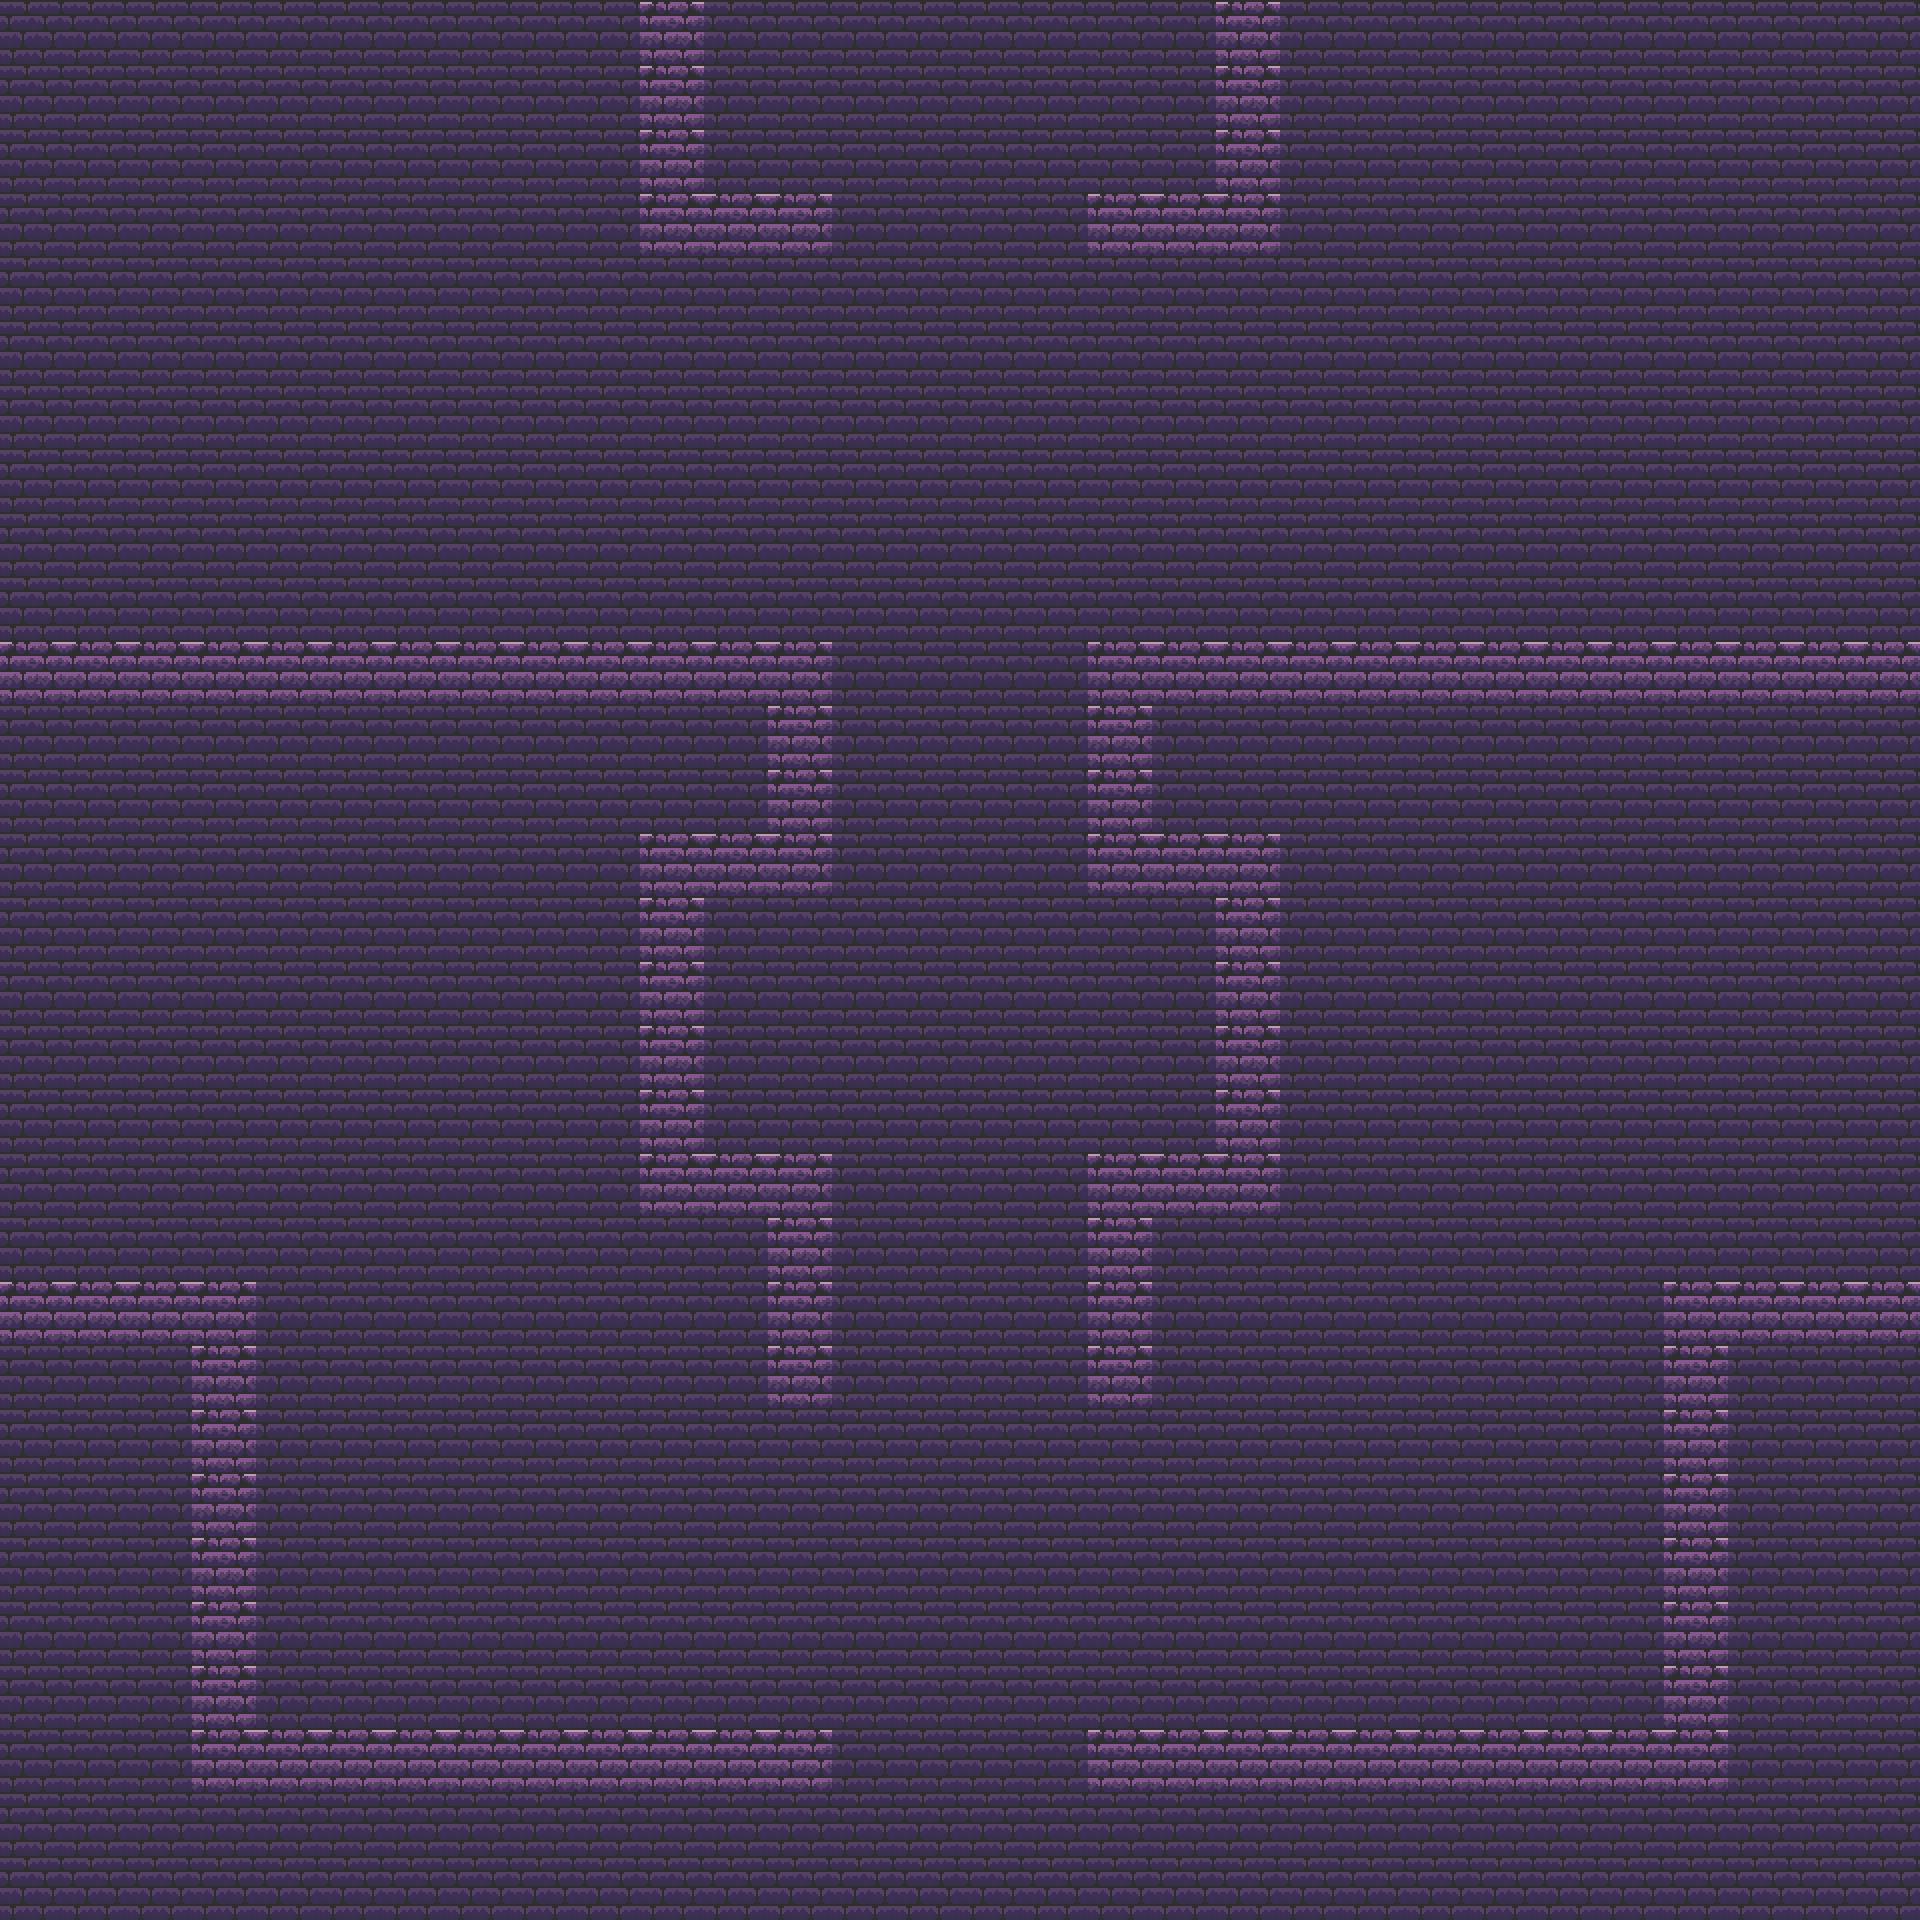

Below is a game level as drawn by its tile map, then a one-line description and the .tmx that defines it (tile-layer data replaced by summaries):
An orthogonal 30x30 tile map with 64x64 px tiles, 2 tile layers (floor, base_wall) and 35 objects (5x bat, 5x mage, 2x chest, boss).

<map version="1.10" tiledversion="1.11.0" orientation="orthogonal" renderorder="right-down" width="30" height="30" tilewidth="64" tileheight="64" infinite="0" nextlayerid="8" nextobjectid="45">
 <editorsettings>
  <export target="dungeon.lua" format="lua" />
 </editorsettings>
 <tileset firstgid="1" name="dungeon" tilewidth="64" tileheight="64" tilecount="56" columns="8">
  <image source="[64x64] Dungeon Bricks Shadow.png" width="512" height="448" />
 </tileset>
 <layer id="3" name="floor" width="30" height="30">
  <data>[900 cells, 900 non-empty, 1 distinct tile ids]</data>
 </layer>
 <layer id="4" name="base_wall" width="30" height="30">
  <data>[900 cells, 108 non-empty, 1 distinct tile ids]</data>
 </layer>
 <objectgroup id="7" name="wall">
  <object id="17" x="36.3636" y="642.424" width="796.97" height="57.5758" />
  <object id="18" x="1090.91" y="645.455" width="821.212" height="54.5455" />
  <object id="20" x="1088" y="704" width="69.697" height="184.848" />
  <object id="30" x="760.606" y="703.03" width="69.697" height="184.848" />
  <object id="23" x="1152" y="832" width="128" height="72.7273" />
  <object id="29" x="704" y="832" width="128" height="72.7273" />
  <object id="24" x="1090.91" y="1157.58" width="63.6364" height="257.576" />
  <object id="31" x="769.697" y="1166.67" width="63.6364" height="257.576" />
  <object id="25" x="1221.21" y="900" width="57.5758" height="315.152" />
  <object id="28" x="639.394" y="839.394" width="57.5758" height="315.152" />
  <object id="26" x="1096.97" y="1148.48" width="187.879" height="66.6667" />
  <object id="27" x="642.424" y="1160.61" width="187.879" height="66.6667" />
  <object id="32" x="1096.97" y="1736.36" width="621.212" height="51.5152" />
  <object id="33" x="203.03" y="1736.36" width="621.212" height="51.5152" />
  <object id="35" x="196.97" y="1278.79" width="54.5455" height="457.576" />
  <object id="36" x="1666.67" y="1284.85" width="54.5455" height="457.576" />
  <object id="37" x="42.4242" y="1281.82" width="215.152" height="69.697" />
  <object id="38" x="1706.06" y="1281.82" width="215.152" height="69.697" />
  <object id="41" x="648.485" y="200" width="178.788" height="54.5455" />
  <object id="42" x="1093.94" y="203.03" width="178.788" height="54.5455" />
  <object id="43" x="1218.18" y="0" width="60.6061" height="209.091" />
  <object id="44" x="639.394" y="6.06061" width="60.6061" height="209.091" />
 </objectgroup>
 <objectgroup id="5" name="chests">
  <object id="5" name="chest" x="78.7879" y="1414.3" width="64" height="64" />
  <object id="6" name="chest" x="1786.67" y="1432.61" width="64" height="64" />
 </objectgroup>
 <objectgroup id="6" name="enemies">
  <object id="1" name="bat" x="152" y="944">
   <point />
  </object>
  <object id="2" name="bat" x="540" y="800">
   <point />
  </object>
  <object id="3" name="bat" x="156" y="1120">
   <point />
  </object>
  <object id="7" name="mage" x="856" y="988">
   <point />
  </object>
  <object id="8" name="mage" x="1088" y="1024">
   <point />
  </object>
  <object id="9" name="mage" x="936" y="1628">
   <point />
  </object>
  <object id="10" name="boss" x="956.121" y="191.394">
   <point />
  </object>
  <object id="13" name="mage" x="753.939" y="377.818">
   <point />
  </object>
  <object id="14" name="bat" x="589.455" y="496.606">
   <point />
  </object>
  <object id="15" name="bat" x="1251.27" y="385.818">
   <point />
  </object>
  <object id="16" name="mage" x="1391.39" y="496.485">
   <point />
  </object>
 </objectgroup>
</map>
